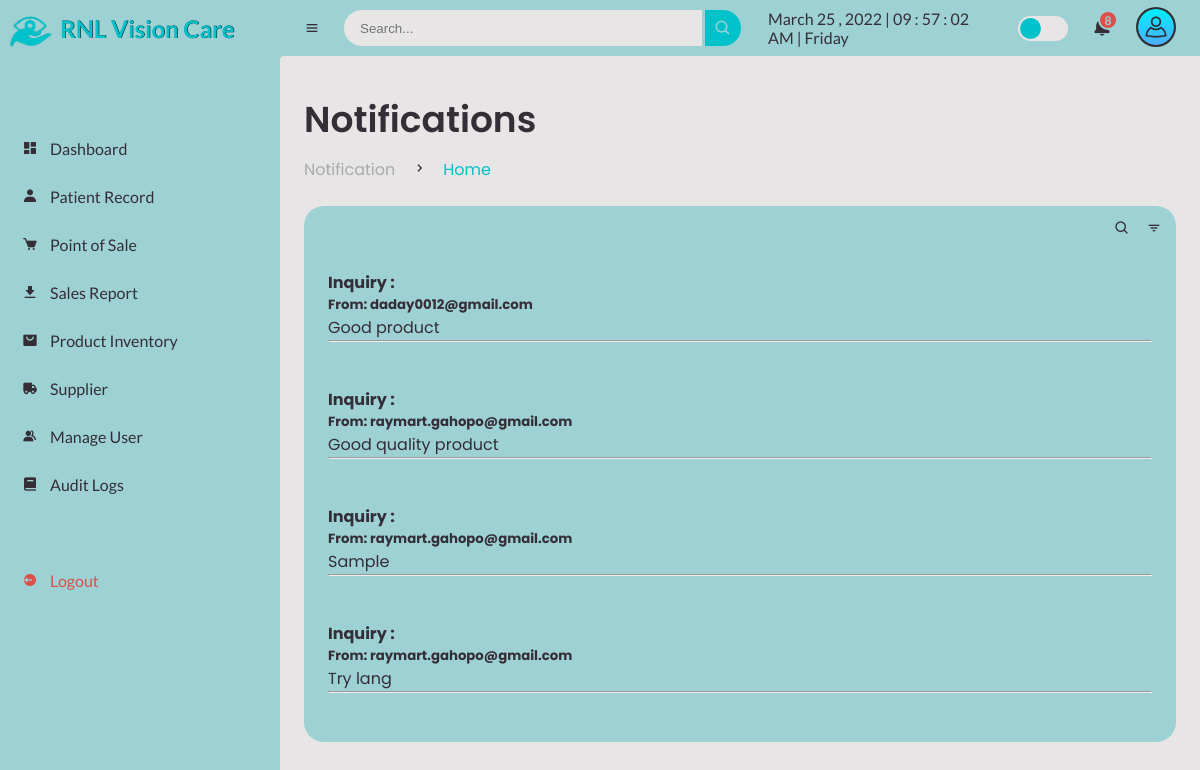
Page /admin/see-all-notification.php on the committed database.
### tables this page shows
CREATE TABLE `client_inquiries` (
  `inquiries_id` int(200) NOT NULL AUTO_INCREMENT,
  `inquiries_name` varchar(100) NOT NULL,
  `inquiries_email` varchar(100) NOT NULL,
  `inquiries_subject` varchar(100) NOT NULL,
  `inquiries_message` varchar(1000) NOT NULL,
  `inquiries_backdate` datetime NOT NULL DEFAULT current_timestamp(),
  PRIMARY KEY (`inquiries_id`)
);

### db/notification/notifall.php (called while the page is built, shortened)
<?php
$conn=mysqli_connect("localhost", "root", "", "capstone");
$query = mysqli_query($conn,"SELECT * FROM `client_inquiries`");
?>

### admin/see-all-notification.php (the view, shortened to what this page needs)
<!DOCTYPE html>
<html lang="en">
<head>
	<link href='https://unpkg.com/boxicons@2.0.9/css/boxicons.min.css' rel='stylesheet'>
	<link rel="stylesheet" href="css\sys_style.css">
</head>
<body>
	<section id="sidebar">
		<a href="sales-report.php" class="brand">
			<img src="images\logo.png" alt="" width="60px;">
			<span class="text" style="text-shadow:0.5px 0px #000;">RNL Vision Care</span>
		</a>
		<ul class="side-menu top">
			<li>
				<a href="dashboard.php">
					<i class='bx bxs-dashboard' ></i>
					<span class="text">Dashboard</span>
				</a>
			</li>
			<li>
				<a href="patient-record.php">
					<i class='bx bxs-user' ></i>
					<span class="text">Patient Record</span>
				</a>
			</li>
			<li>
				<a href="point-of-sale.php">
					<i class='bx bxs-cart' ></i>
					<span class="text">Point of Sale</span>
				</a>
			</li>
			<li>
				<a href="sales-report.php">
					<i class='bx bxs-download' ></i>
					<span class="text">Sales Report</span>
				</a>
			</li>
			<li>
				<a href="product.php">
					<i class='bx bxs-shopping-bag-alt' ></i>
					<span class="text">Product Inventory</span>
				</a>
			</li>
			<li>
				<a href="supplier.php">
					<i class='bx bxs-truck' ></i>
					<span class="text">Supplier</span>
				</a>
			</li>
			<li>
				<a href="manage-user.php">
					<i class='bx bxs-group' ></i>
					<span class="text">Manage User</span>
				</a>
			</li>
			<li>
				<a href="audit.php">
					<i class='bx bxs-book' ></i>
					<span class="text">Audit Logs</span>
				</a>
			</li>
		</ul>
		<ul class="side-menu">
			<li>
				<a href="logout.php" class="logout">
					<i class='bx bxs-log-out-circle' ></i>
					<span class="text">Logout</span>
				</a>
			</li>
		</ul>
	</section>
	<section id="content">
		<nav>
			<i class='bx bx-menu' ></i>
			<form action="#">
				<div class="form-input">
					<input type="search" placeholder="Search...">
					<button type="submit" class="search-btn"><i class='bx bx-search' ></i></button>
				</div>
			</form>
			<div id="digital-clock"></div>
			<label for="switch-mode" class="switch-mode"></label>
			<div class="dropdown2">
			<a href="#" class="notification">
				<span class="num">8</span>
			</a>
			</div>
			<div class="dropdown1">
			<img src="img\user.png" alt="" width="40px" class="userlogo">
			</div>
		</nav>
		<main>
			<div class="head-title">
				<div class="left">
					<h1>Notifications</h1>
					<ul class="breadcrumb">
						<li>
							<a href="see-all-notification.php">Notification</a>
						</li>
						<li><i class='bx bx-chevron-right' ></i></li>
						<li>
							<a class="active" href="dashboard.php">Home</a>
						</li>
					</ul>
				</div>
			</div>
			<div class="table-data">
				<div class="order">
					<div class="head">
						<i class='bx bx-search' ></i>
						<i class='bx bx-filter' ></i>
					</div>
					<?php
			   include("../db/notification/notifall.php");
              while($row = mysqli_fetch_assoc($query)){
            ?>
		<div id="notif-body">
		<h4>Inquiry : </h5>
		<h5>From: <?php echo $row['inquiries_email'];?></h6>
		<p><?php echo $row['inquiries_message'];?></p>
		<hr>
		<br>
		</div>
		<?php
			  }
		?>
		</main>
	</section>
</body>
</html>

### admin/see-all-notification.php (style rules this page uses)
button { background-color: #00c2cb; padding: 12px; border: none; margin: 3px; border-radius: 10%; }

### rows in the picture
client_inquiries: inquiries_email "daday0012@gmail.com", inquiries_message "Good product"
client_inquiries: inquiries_email "raymart.gahopo@gmail.com", inquiries_message "Good quality product"
client_inquiries: inquiries_email "raymart.gahopo@gmail.com", inquiries_message "Sample"
client_inquiries: inquiries_email "raymart.gahopo@gmail.com", inquiries_message "Try lang"
